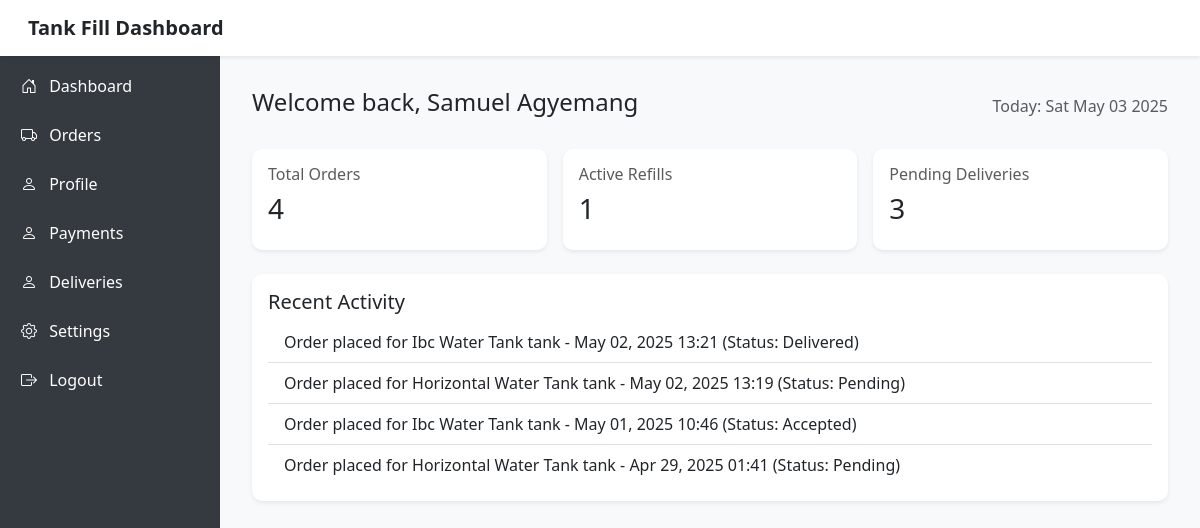
Page /customer_dashboard/ (signed in) on the committed database.
### authentication/models.py (models this page shows, shortened)
class User(AbstractBaseUser, PermissionsMixin):
    user_id = UniqueIDField(primary_key=True, unique=True, editable=False)
    email = models.EmailField(unique=True, blank=True, null=True)
    phone_number = models.CharField(max_length=15, unique=True, validators=[
        RegexValidator(regex=r'^\+?\d{9,15}$', message="Enter a valid phone number.")
    ])
    full_name = models.CharField(max_length=100)
    address = models.CharField(max_length=255, blank=True, null=True)
    gender = models.CharField(max_length=10, choices=GENDER_CHOICES, blank=True, null=True)
    photo = models.ImageField(upload_to='uploaded_files/kyc/photos/', default='media/profile.png', null=True, blank=True)
    date_joined = models.DateTimeField(default=timezone.now)
    is_active = models.BooleanField(default=True)
    is_staff = models.BooleanField(default=False)
    is_customer = models.BooleanField(default=False)
    is_vendor = models.BooleanField(default=False)
    is_driver = models.BooleanField(default=False)
    is_admin = models.BooleanField(default=False)
    latitude = models.DecimalField(max_digits=9, decimal_places=6, null=True, blank=True)
    longitude = models.DecimalField(max_digits=9, decimal_places=6, null=True, blank=True)
    groups = models.ManyToManyField(Group, related_name="custom_user_groups", blank=True)
    user_permissions = models.ManyToManyField(Permission, related_name="custom_user_permissions", blank=True)
    objects = CustomUserManager()
    USERNAME_FIELD = 'phone_number'
    REQUIRED_FIELDS = ['email', 'full_name']
    def get_full_name(self):
        return f"{self.full_name}"

class Order(models.Model):
    order_id = UniqueIDField(primary_key=True, editable=False, unique=True)
    customer = models.ForeignKey(User, on_delete=models.CASCADE, related_name="orders", limit_choices_to={'is_customer': True})
    vendor = models.ForeignKey(Vendor, on_delete=models.CASCADE, related_name="orders")
    order_date = models.DateTimeField(auto_now_add=True)
    payment_method = models.CharField(max_length=100, choices=PAYMENT_METHODS)
    litres = models.CharField(max_length=100, null=True)
    tank_type = models.CharField(max_length=200, choices=TANK_CHOICES)
    status = models.CharField(
        max_length=20, choices=DELIVERY_STATUS, default='Pending'
    )
    is_complete = models.BooleanField(default=False)
    delivery_location = models.CharField(max_length=200, null=True, blank=True)

### authentication/views.py (the view)
# urls.py: path('customer_dashboard/', CustomerDashboard.as_view(), name='customer_dashboard'),
@method_decorator((login_required, customer_required), name='dispatch')
class CustomerDashboard(View):
    template_name = 'customer/customer_dashboard.html'
    def get(self, request,*args,**kwargs):
        orders = Order.objects.filter(customer=request.user).order_by('-order_date')
        completed_orders = orders.filter(is_complete=True)
        pending_orders = orders.filter(is_complete=False)
        active_refills = orders.filter(status='Delivered')
        context = {
            'orders': orders,
            'completed_orders_count': completed_orders.count(),
            'pending_orders_count': pending_orders.count(),
            'active_refills_count': active_refills.count(),
        }
        return render(request, self.template_name,context)

### templates/customer/customer_dashboard.html (shortened to what this page needs)
<!DOCTYPE html>
<html lang="en">
<head>
  <link href="https://cdn.jsdelivr.net/npm/bootstrap@5.3.0/dist/css/bootstrap.min.css" rel="stylesheet"/>
  <link rel="stylesheet" href="https://cdn.jsdelivr.net/npm/bootstrap-icons@1.10.5/font/bootstrap-icons.css">
</head>
<body>
<nav class="navbar navbar-light bg-white shadow-sm p-3 sticky-top">
  <div class="container-fluid">
    <h5 class="mb-0 fw-bold">Tank Fill Dashboard</h5>
  </div>
</nav>
<div class="sidebar-desktop d-none d-md-block">
  <h4 class="mb-4">Tank Fill</h4>
  <a href="{% url 'customer_dashboard' %}"><i class="bi bi-house-door me-2"></i> Dashboard</a>
  <a href="{% url 'customer_orders' %}"><i class="bi bi-truck me-2"></i> Orders</a>
  <a href="{% url 'customer_profile' %}"><i class="bi bi-person me-2"></i> Profile</a>
  <a href="{% url 'customer_payments' %}"><i class="bi bi-person me-2"></i> Payments</a>
  <a href="{% url 'customer_deliveries' %}"><i class="bi bi-person me-2"></i> Deliveries</a>
  <a href="#"><i class="bi bi-gear me-2"></i> Settings</a>
  <a href="{% url 'logout' %}"><i class="bi bi-box-arrow-right me-2"></i> Logout</a>
</div>
<div class="main-content">
  <div class="d-flex justify-content-between align-items-center mb-4">
    <h2 class="h4">Welcome back, {{request.user.get_full_name}}</h2>
    <span class="text-muted">Today: <span id="date"></span></span>
  </div>
  <div class="row g-3 mb-4">
    <div class="col-sm-6 col-lg-4">
      <div class="card shadow-sm p-3">
        <h6 class="text-muted">Total Orders</h6>
        <h3>{{ orders.count }}</h3>
      </div>
    </div>
    <div class="col-sm-6 col-lg-4">
      <div class="card shadow-sm p-3">
        <h6 class="text-muted">Active Refills</h6>
        <h3>{{ active_refills_count }}</h3>
      </div>
    </div>
    <div class="col-sm-6 col-lg-4">
      <div class="card shadow-sm p-3">
        <h6 class="text-muted">Pending Deliveries</h6>
        <h3>{{ pending_orders_count }}</h3>
      </div>
    </div>
  </div>
  <div class="card shadow-sm p-3">
    <h5>Recent Activity</h5>
    <ul class="list-group list-group-flush">
      {% for order in orders|slice:":5" %}
        <li class="list-group-item">
          Order placed for {{ order.tank_type|title }} tank - {{ order.order_date|date:"M d, Y H:i" }} (Status: {{ order.status }})
        </li>
      {% empty %}
        <li class="list-group-item">No recent activities yet.</li>
      {% endfor %}
    </ul>
  </div>
</div>
</body>
</html>

### templates/customer/customer_dashboard.html (style rules this page uses)
body { background-color: #f8f9fa; }
.card { border: none; border-radius: 10px; }
@media (min-width: 768px) { .sidebar-desktop { position: fixed; top: 0; bottom: 0; width: 220px; background-color: #343a40; padding: 1rem; color: white; } }
@media (min-width: 768px) { .main-content { margin-left: 220px; padding: 2rem; } }
@media (min-width: 768px) { .sidebar-desktop a { display: block; color: white; text-decoration: none; margin-bottom:15px; padding:5px; } }

### rows in the picture
User: user.get_full_name "Samuel Agyemang"
Order: tank_type "Ibc Water Tank", order_date "May 02, 2025 13:21", status "Delivered"
Order: tank_type "Horizontal Water Tank", order_date "May 02, 2025 13:19", status "Pending"
Order: tank_type "Ibc Water Tank", order_date "May 01, 2025 10:46", status "Accepted"
Order: tank_type "Horizontal Water Tank", order_date "Apr 29, 2025 01:41", status "Pending"

### other values in the picture
{{ orders.count }} "4"
{{ active_refills_count }} "1"
{{ pending_orders_count }} "3"
